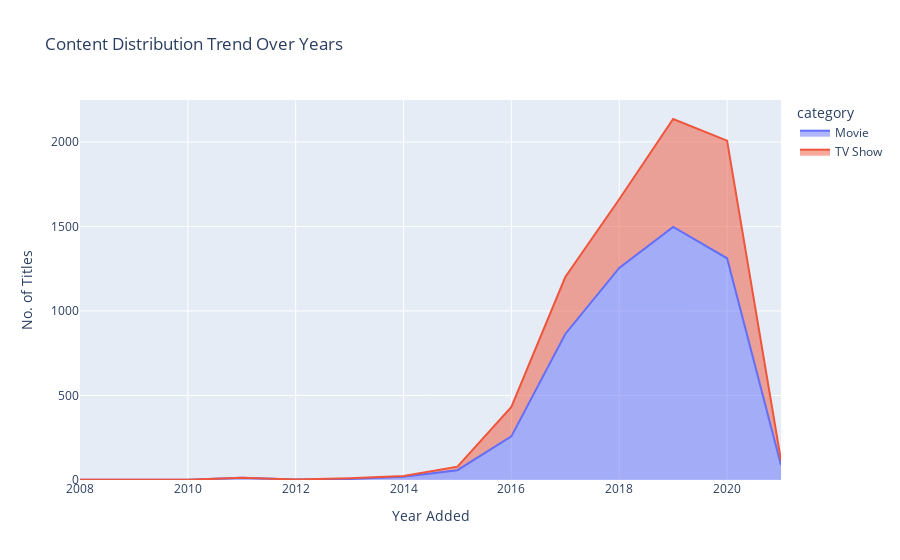

Notebook source saved alongside this figure:
### Markdown cell above
<h1>🎬 Movies vs TV Shows Over the Years</h1>
<h4>Objective: Analyze how Netflix’s content distribution evolved.</h4>

### Code cell
# ------------------ Movies vs TV Shows Distribution Over Time ------------------

type_year = df_clean.groupby(['year_added', 'category']).size().reset_index(name='count')

plt.figure(figsize=(12,6))
sns.lineplot(data=type_year, x='year_added', y='count', hue='category', marker='o')
plt.title("Movies vs TV Shows Added Over the Years", fontsize=14)
plt.xlabel("Year Added")
plt.ylabel("Count")
plt.grid(alpha=0.3)
plt.show()

# Interactive Plotly visualization
import plotly.express as px
fig = px.area(type_year, x='year_added', y='count', color='category',
              title="Content Distribution Trend Over Years",
              labels={'year_added':'Year Added','count':'No. of Titles'})
fig.show()

### Figure 1 — Plotly figure (JSON) as saved in the notebook; plotly's stock layout.template omitted (floating-point values rounded to 4 significant figures)
{"data": [{"fillpattern": {"shape": ""}, "hovertemplate": "category=Movie<br>Year Added=%{x}<br>No. of Titles=%{y}<extra></extra>", "legendgroup": "Movie", "line": {"color": "#636efa"}, "marker": {"symbol": "circle"}, "mode": "lines", "name": "Movie", "orientation": "v", "showlegend": true, "stackgroup": "1", "type": "scatter", "x": [2008, 2009, 2010, 2011, 2012, 2013, 2014, 2015, 2016, 2017, 2018, 2019, 2020, 2021], "xaxis": "x", "y": [1, 2, 1, 13, 3, 6, 19, 58, 258, 864, 1255, 1497, 1312, 88], "yaxis": "y"}, {"fillpattern": {"shape": ""}, "hovertemplate": "category=TV Show<br>Year Added=%{x}<br>No. of Titles=%{y}<extra></extra>", "legendgroup": "TV Show", "line": {"color": "#EF553B"}, "marker": {"symbol": "circle"}, "mode": "lines", "name": "TV Show", "orientation": "v", "showlegend": true, "stackgroup": "1", "type": "scatter", "x": [2008, 2013, 2014, 2015, 2016, 2017, 2018, 2019, 2020, 2021], "xaxis": "x", "y": [1, 4, 5, 21, 174, 337, 406, 639, 696, 29], "yaxis": "y"}], "layout": {"autosize": true, "legend": {"title": {"text": "category"}, "tracegroupgap": 0}, "title": {"text": "Content Distribution Trend Over Years"}, "xaxis": {"anchor": "y", "autorange": true, "domain": [0, 1], "range": [2008, 2021], "title": {"text": "Year Added"}, "type": "linear"}, "yaxis": {"anchor": "x", "autorange": true, "domain": [0, 1], "range": [0, 2248.0], "title": {"text": "No. of Titles"}, "type": "linear"}}}
